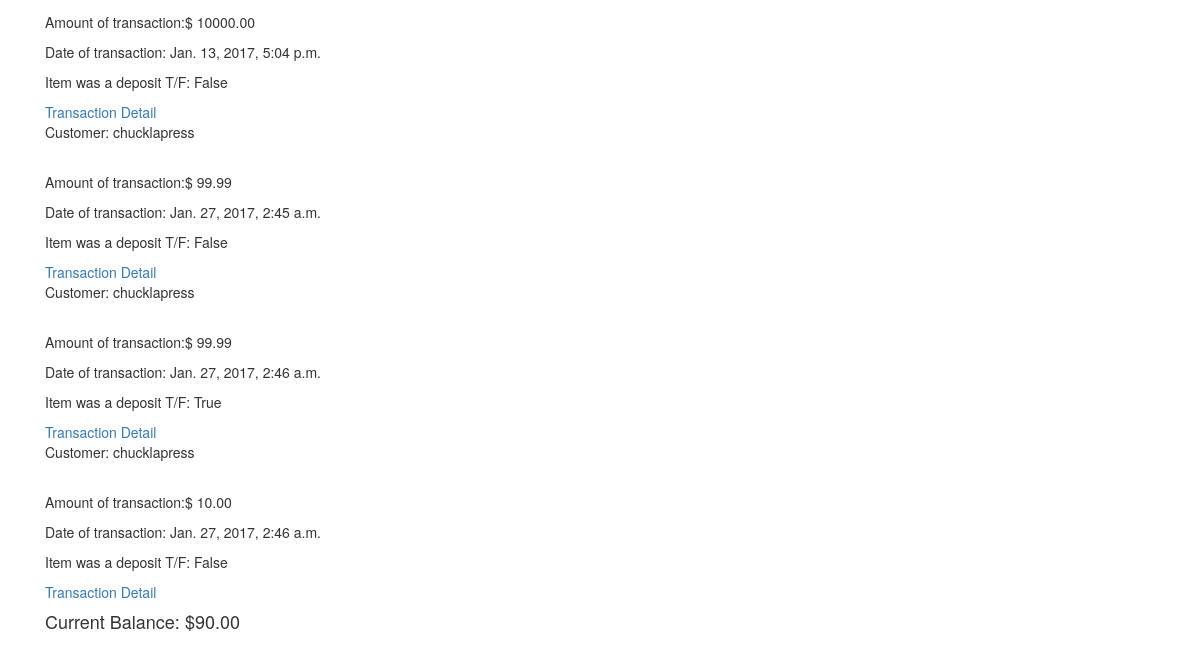
The page /balance/ (signed in, lower part) on the database as committed earlier.
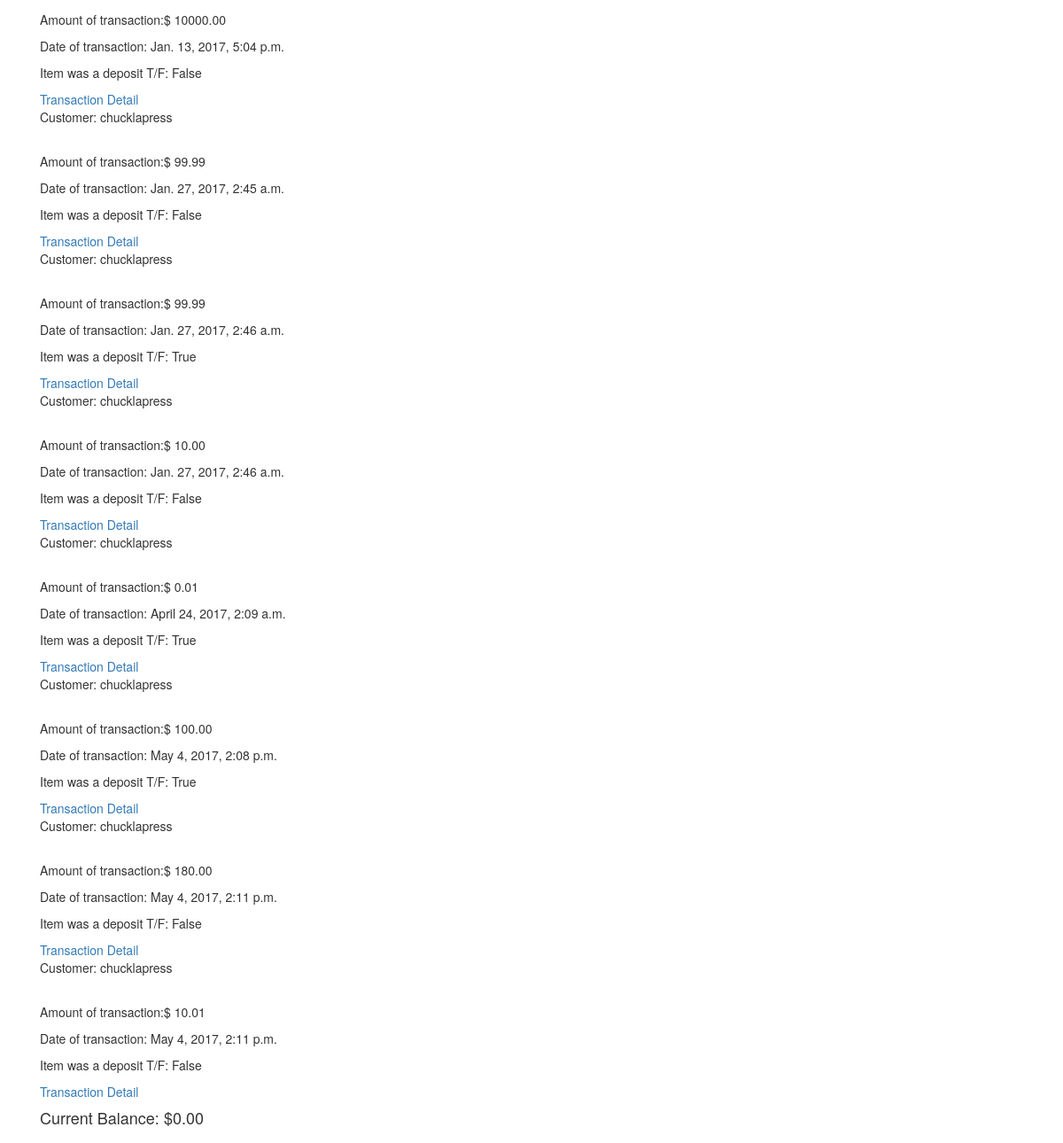
The same page on the database as committed later.
### ironapp/models.py (models this page shows, shortened)
class AcctBalance(models.Model):
    account_number = models.IntegerField()
    entry = models.DecimalField(max_digits=19, decimal_places=2)
    is_deposit = models.BooleanField(default=1)
    date = models.DateTimeField(default=datetime.now, blank=True)
    customer = models.ForeignKey('auth.User')
    memo_or_note = models.CharField(max_length=35)
    is_transfer = models.BooleanField(default=False)

### ironapp/views.py (the view)
# urls.py: url(r'^balance/$', AccountView.as_view(), name="acct_bal_view"),
class AccountView(LoginRequiredMixin, ListView):
    login_url = "/login/"
    template_name = "acctbalance_form.html"
    model = AcctBalance
    def get_queryset(self):
        return AcctBalance.objects.filter(customer=self.request.user)
    def get_context_data(self,**kwargs):
        context = super().get_context_data(**kwargs)
        self.is_balance = is_balance(self.request.user)
        context["balance"] = self.is_balance
        return context

### ironapp/views.py (called while the page is built)
def is_balance(user):
    transactions = AcctBalance.objects.filter(customer=user)
    balance = 0
    for items in transactions:
        if items.is_deposit == True:
            balance += items.entry
        elif items.is_deposit == False:
            balance -= items.entry
        elif items.is_transfer == True:
            balance -= items.entry
            if balance >0:
                print("This transaction is not supported")
    return balance

### templates/acctbalance_form.html (shortened to what this page needs)
{% extends 'base.html' %}
{% load staticfiles %}
{% block content %}
<div class="container">
    {% for item in object_list %}
        <p>Customer: {{ item.customer }}</p>
        <br>
        <p>Amount of transaction:$ {{ item.entry }}</p>
        <p>Date of transaction: {{ item.date }}</p>
        <P>Item was a deposit T/F: {{ item.is_deposit }}</P>
        <a href= "{% url 'account_detail_view' item.pk %}">Transaction Detail</a>
    {% endfor %}
<h4>Current Balance: ${{balance}}</h4>
</div>
{% endblock %}

Rows that differ between the two databases and show on the page:
added AcctBalance: customer "chucklapress", entry "0.01", date "April 24, 2017, 2:09 a.m.", is_deposit "True"
added AcctBalance: customer "chucklapress", entry "100.00", date "May 4, 2017, 2:08 p.m.", is_deposit "True"
added AcctBalance: customer "chucklapress", entry "180.00", date "May 4, 2017, 2:11 p.m.", is_deposit "False"
added AcctBalance: customer "chucklapress", entry "10.01", date "May 4, 2017, 2:11 p.m.", is_deposit "False"
Other text that changed with them:
{{ balance }}: "90.00" → "0.00"
